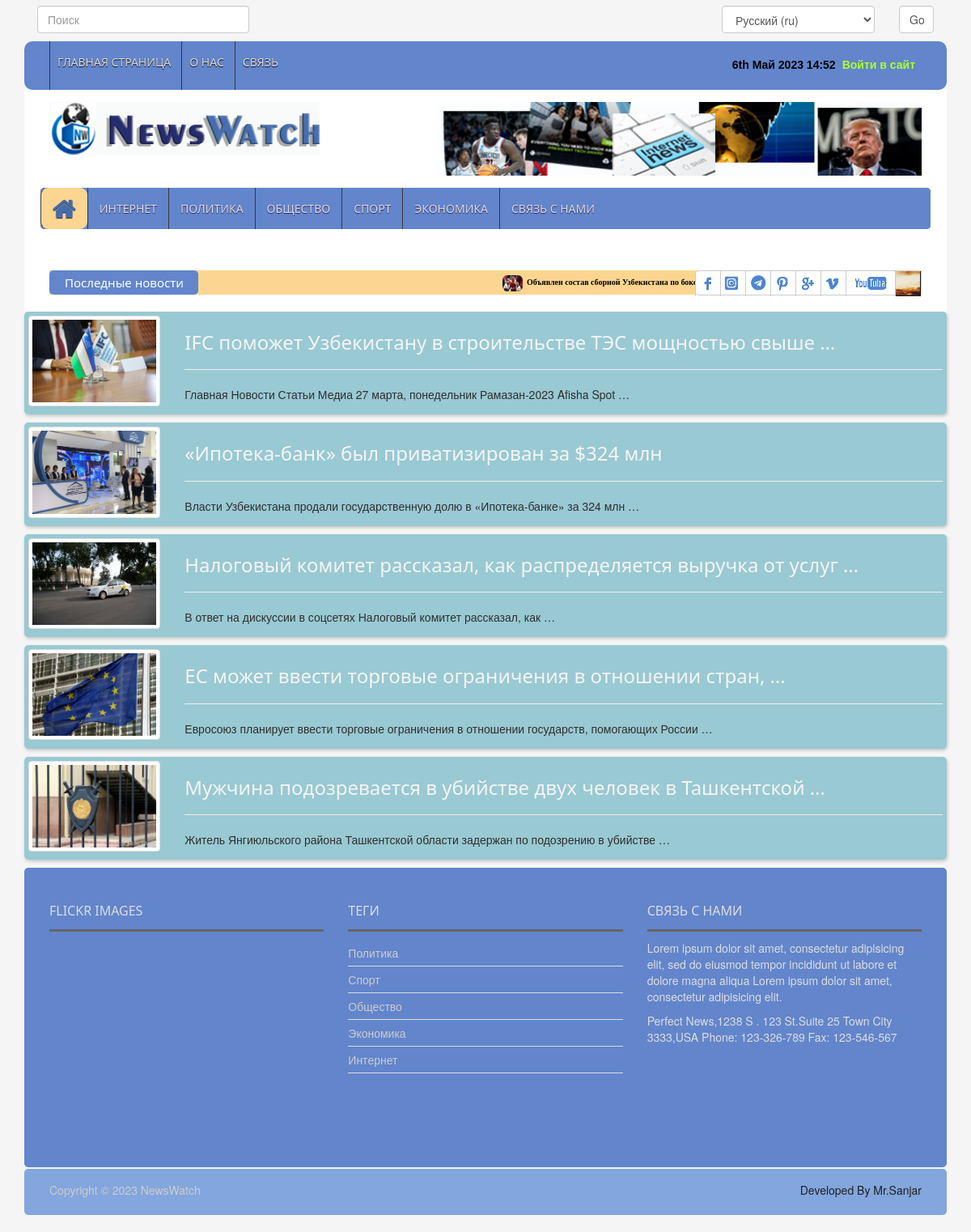
/ru/economic-news/, run on an earlier commit of the app's database.
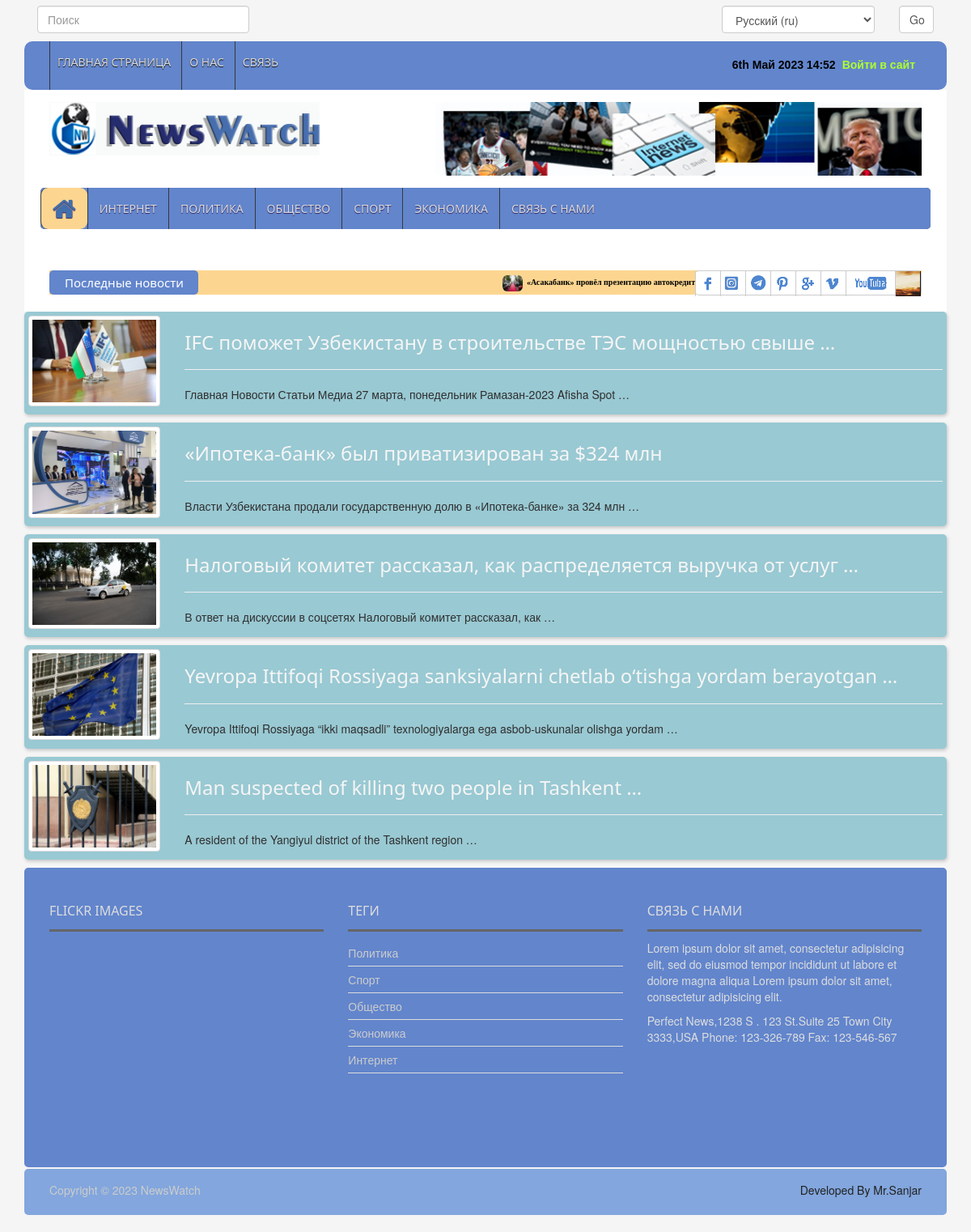
And on a later commit of the database.
### news_app/models.py (models this page shows, shortened)
class News(models.Model):
    class Status(models.TextChoices):
        Draft = "DF", "Draft"
        Published = "PB", "Published"
    title = models.CharField(max_length=200)
    slug = models.SlugField(max_length=200)
    body = models.TextField()
    image = models.ImageField(upload_to="news/images")
    category = models.ForeignKey(Category,
                                 on_delete=models.CASCADE)
    publish_time = models.DateTimeField(default=timezone.now)
    created_time = models.DateTimeField(auto_now_add=True)
    updated_time = models.DateTimeField(auto_now=True)
    status = models.CharField(max_length=2, choices=Status.choices,
                              default=Status.Draft)
    objects = models.Manager()
    published = PublishedManager()
    class Meta:
        ordering = ["-publish_time"]

class Category(models.Model):
    name = models.CharField(max_length=100)

### news_app/views.py (the view)
# urls.py: path('economic-news/', EconomicNewsView.as_view(), name='economic_news_page'),
class EconomicNewsView(ListView):
    model = News
    template_name = 'news/economic.html'
    context_object_name = 'economic_news'
    def get_queryset(self):
        news = self.model.published.all().filter(category__id=4)
        return news

### news_app/context_processor.py (called while the page is built)
def latest_news(request):
    latest_news = News.published.all().order_by('-publish_time')[:10]
    categories = Category.objects.all()
    context = {
        'latest_news': latest_news,
        'categories': categories
    }
    return context

### news_app/models.py (called while the page is built)
    def get_queryset(self):
        return super().get_queryset().filter(status=News.Status.Published)

### templates/news/economic.html (shortened to what this page needs)
{% extends 'news/base.html' %}
{% load static %}
{% load i18n %}
{% block content %}
    {% for econom in economic_news %}
        <a href="{% url 'news_detail_page' econom.slug %}">
            <div class="container">
                <div class="border_list_style">
                    <div class="row">
                        <div class="col-md-2 center-block">
                            <img class="img-thumbnail" src="{{ econom.image.url }}" style="width: 100%" alt="deteail-image">
                        </div>
                        <div class="col-md-10">
                                <h3>{{ econom.title | truncatewords:8 }}</h3><hr>
                                <p>{{ econom.body | truncatewords:10 }}</p>
                        </div>
                    </div>
                </div>
            </div>
        </a>
    {% endfor %}
{% endblock content%}

### templates/news/base.html (shortened to what the changed rows need)
{% load static %}
{% load i18n %}
<!DOCTYPE html>
<html lang="en">
<head>
    <link rel="stylesheet" type="text/css" href="{% static 'css/bootstrap.min.css' %}">
    <link rel="stylesheet" type="text/css" href="{% static 'css/font-awesome.min.css' %}">
    <link rel="stylesheet" type="text/css" href="{% static 'css/animate.css' %}">
    <link rel="stylesheet" type="text/css" href="{% static 'css/font.css' %}">
    <link rel="stylesheet" type="text/css" href="{% static 'css/li-scroller.css' %}">
    <link rel="stylesheet" type="text/css" href="{% static 'css/slick.css' %}">
    <link rel="stylesheet" type="text/css" href="{% static 'css/jquery.fancybox.css' %}">
    <link rel="stylesheet" type="text/css" href="{% static 'css/theme.css' %}">
    <link rel="stylesheet" type="text/css" href="{% static 'css/style.css' %}">
</head>
<body>
    <div class="container">
                                    {% get_current_language as LANGUAGE_CODE %}
                                    {% get_available_languages as LANGUAGES %}
                                    {% get_language_info_list for LANGUAGES as languages %}
      <section id="newsSection">
        <div class="row">
          <div class="col-lg-12 col-md-12">
            <div class="latest_newsarea"> <span>{% blocktrans %}Последные новости{% endblocktrans %}</span>
              <ul id="ticker01" class="news_sticker list-group">
                  {% for news in latest_news %}
                    <li class="list-item"><a style="color: black" href="{% url 'news_detail_page' news.slug %}"><img class="img-rounded" src="{{ news.image.url }}" alt="">{{ news.title }}</a></li>
                  {% endfor %}
              </ul>
            </div>
          </div>
        </div>
      </section>
    </div>
    {% block content %}
    {% endblock content %}
<div class="container">
    <footer id="footer">
        <div class="footer_top">
          <div class="row">
            <div class="col-lg-4 col-md-4 col-sm-4">
              <div class="footer_widget wow fadeInLeftBig">
                <h2>Flickr Images</h2>
              </div>
            </div>
            <div class="col-lg-4 col-md-4 col-sm-4">
              <div class="footer_widget wow fadeInDown">
                <h2>Теги</h2>
                <ul class="tag_nav">
                    {% for category in categories %}
                  <li><a href="#">{{ category.name }}</a></li>
                    {% endfor %}
                </ul>
              </div>
            </div>
            <div class="col-lg-4 col-md-4 col-sm-4">
              <div class="footer_widget wow fadeInRightBig">
                <h2>Связь с нами</h2>
              </div>
            </div>
          </div>
        </div>
</footer>
</div>
</body>
</html>

What changed in the data, as far as the page shows it:
removed News: image (picture), title "Объявлен состав сборной Узбекистана по боксу на домашний чемпионат мира"
now on this page (row unchanged): News: image (picture), title "«Асакабанк» провёл презентацию автокредитов на обновлённых условиях"
changed News: title "ЕС может ввести торговые ограничения в отношении стран, …" → "Yevropa Ittifoqi Rossiyaga sanksiyalarni chetlab o‘tishga yordam berayotgan …"; body "Евросоюз планирует ввести торговые ограничения в отношении государств, помогающих России …" → "Yevropa Ittifoqi Rossiyaga “ikki maqsadli” texnologiyalarga ega asbob-uskunalar olishga yordam …"
changed News: title "Мужчина подозревается в убийстве двух человек в Ташкентской …" → "Man suspected of killing two people in Tashkent …"; body "Житель Янгиюльского района Ташкентской области задержан по подозрению в убийстве …" → "A resident of the Yangiyul district of the Tashkent region …"
